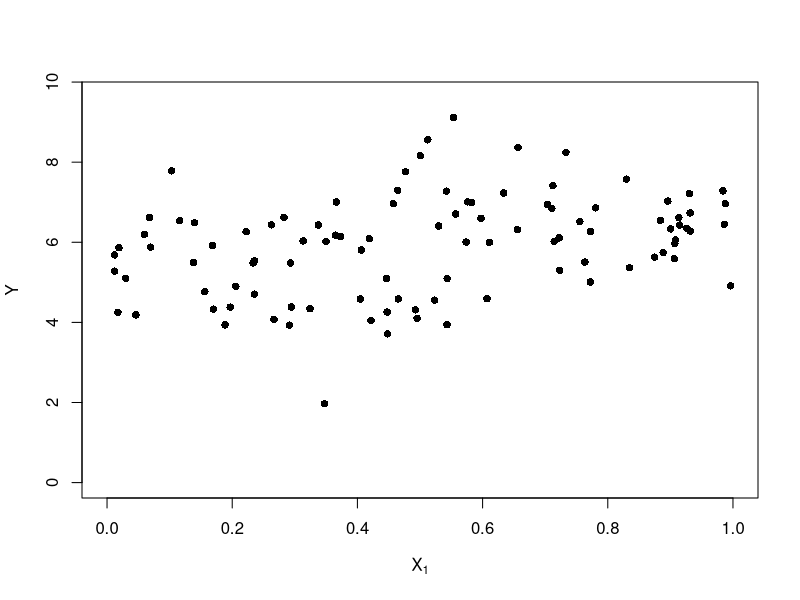
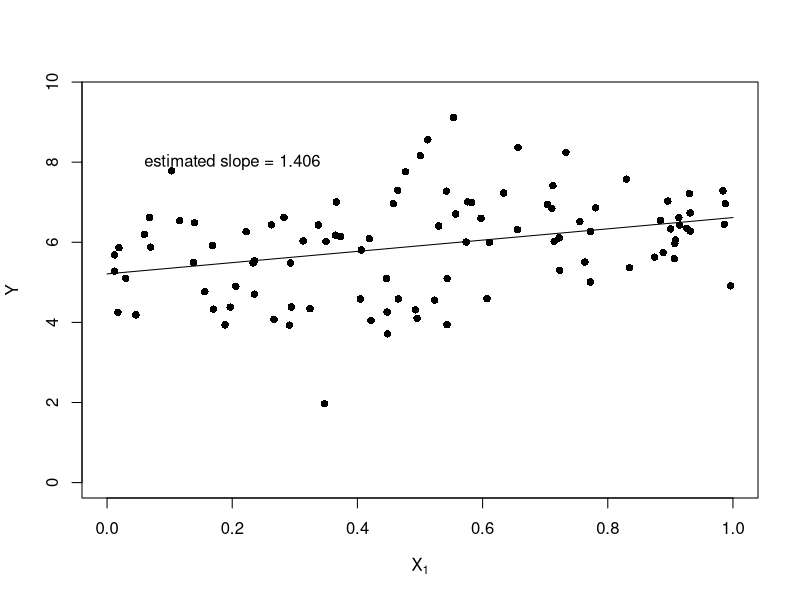
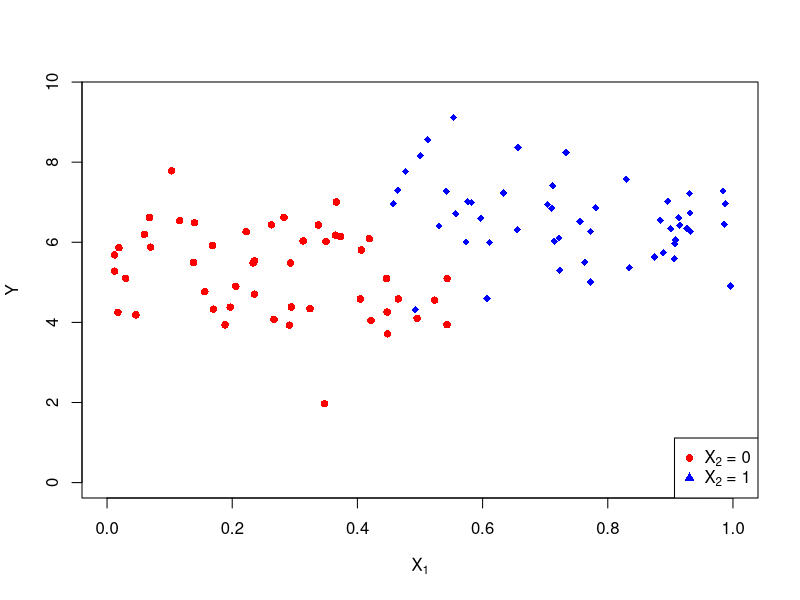
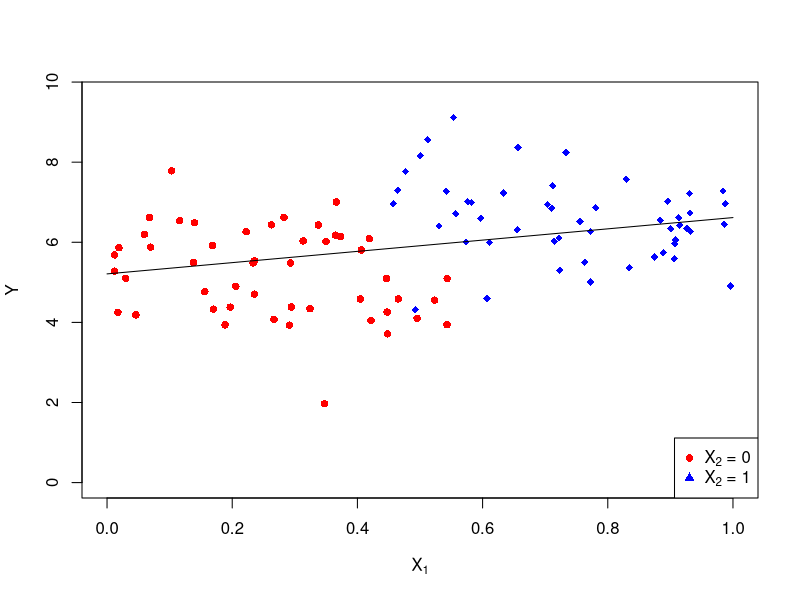
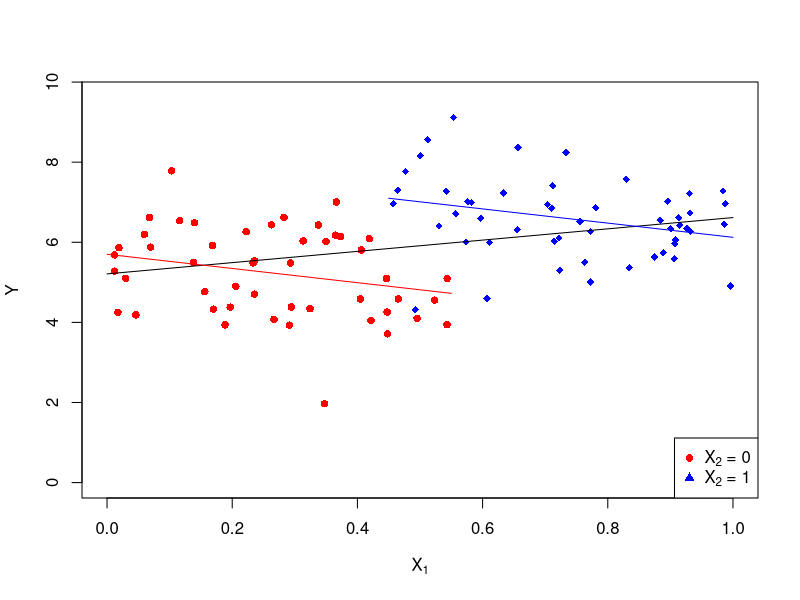

Recreate these plots in R, in order.
## R script for chapter 1, section 2: multiple linear regression
## Created 30 March 2018 by Brian Williamson

## --------------------------------------------------------------------
## Examples of confounders, precision variables, and effect modifiers
## --------------------------------------------------------------------

## data generating mechanism for two predictors, one is a confounder
data_func_confound <- function(beta0, beta1, beta2, n) {
  ## generate some X data: X1 is continuous, X2 is binary
  x2 <- sample(0:1, n, replace = TRUE)
  ## generate two clouds of x1 points
  x1_0 <- runif(sum(x2 == 0), 0, 0.55)
  x1_1 <- runif(sum(x2 == 1), 0.45, 1)
  X <- matrix(NA, ncol = 2, nrow = n)
  X[x2 == 0, 1] <- x1_0
  X[x2 == 1, 1] <- x1_1
  X[, 2] <- x2
  
  ## create the outcome
  y <- beta0 + beta1*X[, 1] + beta2*X[, 2] + rnorm(n, 0, 1)
  
  return(data.frame(x1 = X[, 1], x2 = X[, 2], y = y))
}
## data generating mechanism for two predictors, one is a precision variable

## data generating mechanism for two predictors, one is an effect modifier

beta0 <- 6
beta1 <- -2
beta2 <- 2
## --------------------------
## Confounding
## --------------------------
## generate confounded data
set.seed(4747)
dat_c <- data_func_confound(beta0, beta1, beta2, n = 100)
## make a plot, without coloring
png("lecture/chapter_1/plots/confounding_simple.png")
plot(dat_c$x1, dat_c$y, main = "", xlab = expression(X[1]), ylab = "Y", pch = 16,
     xlim = c(0, 1), ylim = c(0, max(dat_c$y) + 0.5))
dev.off()
## fit a linear regression, plot best fitting line
mod_c_simple <- lm(y ~ x1, data = dat_c)
x_range <- cbind(1, seq(0, 1, by = 0.01))
png("lecture/chapter_1/plots/confounding_simple_with_line.png")
plot(dat_c$x1, dat_c$y, main = "", xlab = expression(X[1]), ylab = "Y", pch = 16,
     xlim = c(0, 1), ylim = c(0, max(dat_c$y) + 0.5))
lines(x_range[, 2], x_range%*%mod_c_simple$coefficients)
text(0.2, 8, labels = paste0("estimated slope = ", round(mod_c_simple$coefficients[2], 3)))
dev.off()

## make a plot, with coloring
png("lecture/chapter_1/plots/confounding_colored.png")
plot(dat_c$x1[dat_c$x2 == 0], dat_c$y[dat_c$x2 == 0], main = "", xlab = expression(X[1]), ylab = "Y", pch = 16,
     col = "red", xlim = c(0, 1), ylim = c(0, max(dat_c$y) + 0.5))
points(dat_c$x1[dat_c$x2 == 1], dat_c$y[dat_c$x2 == 1], pch = 18, col = "blue")
legend("bottomright", legend = c(expression(paste(X[2],  " = 0", sep = "")), expression(paste(X[2], " = 1", sep = ""))),
       pch = c(16, 17), col = c("red", "blue"))
dev.off()
png("lecture/chapter_1/plots/confounding_colored_with_simple_line.png")
plot(dat_c$x1[dat_c$x2 == 0], dat_c$y[dat_c$x2 == 0], main = "", xlab = expression(X[1]), ylab = "Y", pch = 16,
     col = "red", xlim = c(0, 1), ylim = c(0, max(dat_c$y) + 0.5))
points(dat_c$x1[dat_c$x2 == 1], dat_c$y[dat_c$x2 == 1], pch = 18, col = "blue")
legend("bottomright", legend = c(expression(paste(X[2],  " = 0", sep = "")), expression(paste(X[2], " = 1", sep = ""))),
       pch = c(16, 17), col = c("red", "blue"))
lines(x_range[, 2], x_range%*%mod_c_simple$coefficients)
dev.off()
## fit adjusted regression, plot best fitting line 
mod_c_multiple <- lm(y ~ x1 + x2, data = dat_c)
x_range_0 <- cbind(x_range[1:which(x_range[, 2] == 0.55), ], 0)
x_range_1 <- cbind(x_range[which(x_range[, 2] == 0.45):length(x_range[, 2]), ], 1)
png("lecture/chapter_1/plots/confounding_colored_with_lines.png")
plot(dat_c$x1[dat_c$x2 == 0], dat_c$y[dat_c$x2 == 0], main = "", xlab = expression(X[1]), ylab = "Y", pch = 16,
     col = "red", xlim = c(0, 1), ylim = c(0, max(dat_c$y) + 0.5))
points(dat_c$x1[dat_c$x2 == 1], dat_c$y[dat_c$x2 == 1], pch = 18, col = "blue")
legend("bottomright", legend = c(expression(paste(X[2],  " = 0", sep = "")), expression(paste(X[2], " = 1", sep = ""))),
       pch = c(16, 17), col = c("red", "blue"))
lines(x_range[, 2], x_range%*%mod_c_simple$coefficients)
lines(x_range_0[, 2], x_range_0%*%mod_c_multiple$coefficients, col = "red")
lines(x_range_1[, 2], x_range_1%*%mod_c_multiple$coefficients, col = "blue")
dev.off()
